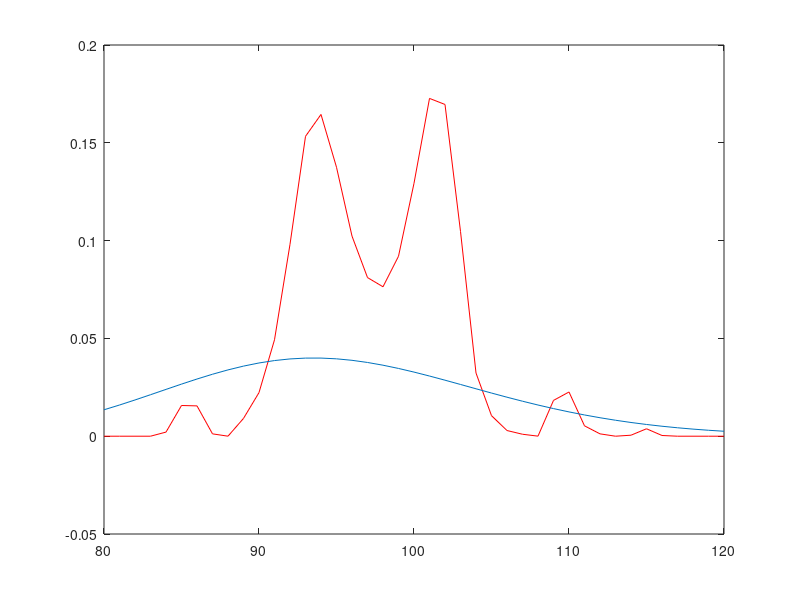

Write MATLAB code to recreate this figure.
AsianGamma=[0
   0

     0

-1.9110e-12
0.0021
0.0157

0.0155
    0.0012

9.8255e-06
0.0091

0.0223
    0.0493

0.0981
0.1533

    0.1645

    0.1375

0.1023

    0.0811

0.0764
0.0920

    0.1293

    0.1727

    0.1696

    0.1047

    0.0323

    0.0105

    0.0029

    0.0010

   2.9594e-05

    0.0183

    0.0226

    0.0053

    0.0012

  -1.3110e-09

5.1299e-04
    0.0038

3.6384e-04
-3.6167e-10
8.2316e-09

  -1.0629e-08

   1.7046e-09];
S0=80:120;
S0=S0';
plot(S0,AsianGamma)
hold on
G = blsgamma(S0,100,0.1,0.5,0.15);
plot(S0,G)
hold on
European=[   1.9030e-10

2.1895e-10
7.8620e-11
  -1.9619e-10

-6.9363e-10
-4.8460e-10
  -5.3514e-10

   7.9476e-10

  -1.2794e-09

   1.0903e-09

   2.4280e-09

6.1493e-10
  -1.0932e-09

3.1755e-09
2.1458e-09

1.7615e-09
  -8.2903e-10

1.5985e-09
  -4.3432e-09

   5.6162e-09

1.4619

-3.7943e-10
   3.2067e-09

3.8066e-09
   9.4502e-10

5.9984e-09
  -9.0335e-09

   8.4352e-09

-6.2800e-09

   1.2577e-08

   7.3912e-09

7.8185e-09
8.7397e-10
  -1.5053e-09

7.0450e-10
8.8839e-09
   9.0630e-10

  -4.5084e-10

9.2747e-09

  -1.2139e-08

   2.0609e-09];























clc;
clf;

S0=80:120;
S0=S0';
plot(S0,AsianGamma,'r')
hold on
G = blsgamma(S0,100,0.1,0.5,0.15);
plot(S0,G)
%hold on
%plot(S0, European,'k')


